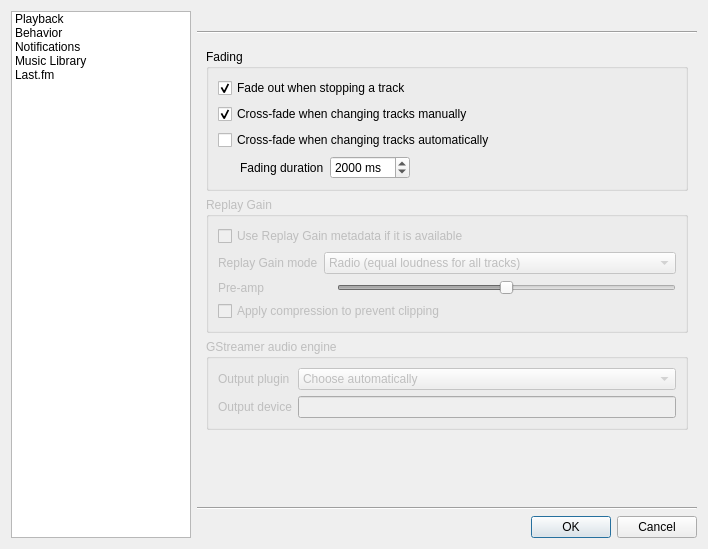
<?xml version="1.0" encoding="UTF-8"?>
<ui version="4.0">
 <class>SettingsDialog</class>
 <widget class="QDialog" name="SettingsDialog">
  <property name="geometry">
   <rect>
    <x>0</x>
    <y>0</y>
    <width>708</width>
    <height>549</height>
   </rect>
  </property>
  <property name="windowTitle">
   <string>Settings</string>
  </property>
  <layout class="QHBoxLayout" name="horizontalLayout_2">
   <item>
    <widget class="QListWidget" name="list">
     <property name="maximumSize">
      <size>
       <width>180</width>
       <height>16777215</height>
      </size>
     </property>
     <property name="iconSize">
      <size>
       <width>32</width>
       <height>32</height>
      </size>
     </property>
     <property name="movement">
      <enum>QListView::Static</enum>
     </property>
     <property name="spacing">
      <number>2</number>
     </property>
     <property name="viewMode">
      <enum>QListView::ListMode</enum>
     </property>
     <property name="uniformItemSizes">
      <bool>true</bool>
     </property>
     <property name="wordWrap">
      <bool>true</bool>
     </property>
     <property name="selectionRectVisible">
      <bool>true</bool>
     </property>
     <item>
      <property name="text">
       <string>Playback</string>
      </property>
     </item>
     <item>
      <property name="text">
       <string>Behavior</string>
      </property>
      <property name="icon">
       <iconset resource="../../data/data.qrc">
        <normaloff>:/icon.png</normaloff>:/icon.png</iconset>
      </property>
     </item>
     <item>
      <property name="text">
       <string>Notifications</string>
      </property>
     </item>
     <item>
      <property name="text">
       <string>Music Library</string>
      </property>
     </item>
     <item>
      <property name="text">
       <string>Last.fm</string>
      </property>
      <property name="icon">
       <iconset resource="../../data/data.qrc">
        <normaloff>:/last.fm/as.png</normaloff>:/last.fm/as.png</iconset>
      </property>
     </item>
    </widget>
   </item>
   <item>
    <layout class="QVBoxLayout" name="verticalLayout_3">
     <item>
      <widget class="QLabel" name="title"/>
     </item>
     <item>
      <widget class="Line" name="line_2">
       <property name="orientation">
        <enum>Qt::Horizontal</enum>
       </property>
      </widget>
     </item>
     <item>
      <widget class="QStackedWidget" name="stacked_widget">
       <property name="currentIndex">
        <number>0</number>
       </property>
       <widget class="QWidget" name="playback_page">
        <layout class="QVBoxLayout" name="verticalLayout_10">
         <item>
          <widget class="QGroupBox" name="groupBox">
           <property name="title">
            <string>Fading</string>
           </property>
           <layout class="QVBoxLayout" name="verticalLayout">
            <item>
             <widget class="QCheckBox" name="fading_out">
              <property name="text">
               <string>Fade out when stopping a track</string>
              </property>
              <property name="checked">
               <bool>true</bool>
              </property>
             </widget>
            </item>
            <item>
             <widget class="QCheckBox" name="fading_cross">
              <property name="text">
               <string>Cross-fade when changing tracks manually</string>
              </property>
              <property name="checked">
               <bool>true</bool>
              </property>
             </widget>
            </item>
            <item>
             <widget class="QCheckBox" name="fading_auto">
              <property name="text">
               <string>Cross-fade when changing tracks automatically</string>
              </property>
             </widget>
            </item>
            <item>
             <widget class="QWidget" name="fading_options" native="true">
              <layout class="QHBoxLayout" name="horizontalLayout">
               <property name="margin">
                <number>0</number>
               </property>
               <item>
                <widget class="QLabel" name="label">
                 <property name="text">
                  <string>Fading duration</string>
                 </property>
                 <property name="indent">
                  <number>22</number>
                 </property>
                </widget>
               </item>
               <item>
                <widget class="QSpinBox" name="fading_duration">
                 <property name="suffix">
                  <string> ms</string>
                 </property>
                 <property name="maximum">
                  <number>10000</number>
                 </property>
                 <property name="singleStep">
                  <number>1000</number>
                 </property>
                 <property name="value">
                  <number>2000</number>
                 </property>
                </widget>
               </item>
               <item>
                <spacer name="horizontalSpacer">
                 <property name="orientation">
                  <enum>Qt::Horizontal</enum>
                 </property>
                 <property name="sizeHint" stdset="0">
                  <size>
                   <width>257</width>
                   <height>20</height>
                  </size>
                 </property>
                </spacer>
               </item>
              </layout>
             </widget>
            </item>
           </layout>
          </widget>
         </item>
         <item>
          <widget class="QGroupBox" name="replaygain_group">
           <property name="enabled">
            <bool>false</bool>
           </property>
           <property name="title">
            <string>Replay Gain</string>
           </property>
           <layout class="QVBoxLayout" name="verticalLayout_2">
            <item>
             <widget class="QCheckBox" name="replaygain">
              <property name="text">
               <string>Use Replay Gain metadata if it is available</string>
              </property>
             </widget>
            </item>
            <item>
             <widget class="QWidget" name="widget" native="true">
              <property name="enabled">
               <bool>false</bool>
              </property>
              <layout class="QFormLayout" name="formLayout_4">
               <property name="margin">
                <number>0</number>
               </property>
               <item row="0" column="0">
                <widget class="QLabel" name="label_8">
                 <property name="text">
                  <string>Replay Gain mode</string>
                 </property>
                </widget>
               </item>
               <item row="0" column="1">
                <widget class="QComboBox" name="replaygain_mode">
                 <item>
                  <property name="text">
                   <string>Radio (equal loudness for all tracks)</string>
                  </property>
                 </item>
                 <item>
                  <property name="text">
                   <string>Album (ideal loudness for all tracks)</string>
                  </property>
                 </item>
                </widget>
               </item>
               <item row="1" column="0">
                <widget class="QLabel" name="label_9">
                 <property name="text">
                  <string>Pre-amp</string>
                 </property>
                </widget>
               </item>
               <item row="1" column="1">
                <layout class="QHBoxLayout" name="horizontalLayout_4">
                 <item>
                  <widget class="QLabel" name="replaygain_preamp_label"/>
                 </item>
                 <item>
                  <widget class="StickySlider" name="replaygain_preamp">
                   <property name="maximum">
                    <number>300</number>
                   </property>
                   <property name="value">
                    <number>150</number>
                   </property>
                   <property name="orientation">
                    <enum>Qt::Horizontal</enum>
                   </property>
                   <property name="sticky_center" stdset="0">
                    <number>150</number>
                   </property>
                  </widget>
                 </item>
                </layout>
               </item>
               <item row="2" column="0" colspan="2">
                <widget class="QCheckBox" name="replaygain_compression">
                 <property name="text">
                  <string>Apply compression to prevent clipping</string>
                 </property>
                </widget>
               </item>
              </layout>
             </widget>
            </item>
           </layout>
          </widget>
         </item>
         <item>
          <widget class="QGroupBox" name="gst_group">
           <property name="enabled">
            <bool>false</bool>
           </property>
           <property name="title">
            <string>GStreamer audio engine</string>
           </property>
           <layout class="QFormLayout" name="formLayout_3">
            <item row="0" column="0">
             <widget class="QLabel" name="label_7">
              <property name="text">
               <string>Output plugin</string>
              </property>
             </widget>
            </item>
            <item row="0" column="1">
             <widget class="QComboBox" name="gst_plugin">
              <item>
               <property name="text">
                <string>Choose automatically</string>
               </property>
              </item>
             </widget>
            </item>
            <item row="1" column="1">
             <widget class="LineEdit" name="gst_device">
              <property name="enabled">
               <bool>false</bool>
              </property>
              <property name="hint" stdset="0">
               <string>Leave blank for the default.  Examples: &quot;/dev/dsp&quot;, &quot;front&quot;, etc.</string>
              </property>
             </widget>
            </item>
            <item row="1" column="0">
             <widget class="QLabel" name="gst_device_label">
              <property name="enabled">
               <bool>false</bool>
              </property>
              <property name="text">
               <string>Output device</string>
              </property>
             </widget>
            </item>
           </layout>
          </widget>
         </item>
         <item>
          <spacer name="verticalSpacer">
           <property name="orientation">
            <enum>Qt::Vertical</enum>
           </property>
           <property name="sizeHint" stdset="0">
            <size>
             <width>20</width>
             <height>40</height>
            </size>
           </property>
          </spacer>
         </item>
        </layout>
       </widget>
       <widget class="QWidget" name="page">
        <layout class="QVBoxLayout" name="verticalLayout_9">
         <property name="margin">
          <number>0</number>
         </property>
         <item>
          <widget class="QCheckBox" name="b_show_tray_icon_">
           <property name="text">
            <string>Show tray icon</string>
           </property>
           <property name="checked">
            <bool>true</bool>
           </property>
          </widget>
         </item>
         <item>
          <widget class="QGroupBox" name="groupBox_2">
           <property name="title">
            <string>When Clementine starts</string>
           </property>
           <layout class="QVBoxLayout" name="verticalLayout_8">
            <item>
             <widget class="QRadioButton" name="b_always_show_">
              <property name="text">
               <string>Always show the main window</string>
              </property>
             </widget>
            </item>
            <item>
             <widget class="QRadioButton" name="b_always_hide_">
              <property name="text">
               <string>Always hide the main window</string>
              </property>
             </widget>
            </item>
            <item>
             <widget class="QRadioButton" name="b_remember_">
              <property name="text">
               <string>Remember from last time</string>
              </property>
              <property name="checked">
               <bool>true</bool>
              </property>
             </widget>
            </item>
           </layout>
          </widget>
         </item>
         <item>
          <spacer name="verticalSpacer_2">
           <property name="orientation">
            <enum>Qt::Vertical</enum>
           </property>
           <property name="sizeHint" stdset="0">
            <size>
             <width>20</width>
             <height>290</height>
            </size>
           </property>
          </spacer>
         </item>
        </layout>
       </widget>
       <widget class="QWidget" name="notifications_page">
        <layout class="QVBoxLayout" name="verticalLayout_4">
         <property name="margin">
          <number>0</number>
         </property>
         <item>
          <widget class="QLabel" name="label_2">
           <property name="text">
            <string>Clementine can show a message when the track changes.</string>
           </property>
          </widget>
         </item>
         <item>
          <widget class="QGroupBox" name="groupBox_4">
           <property name="title">
            <string>Notification type</string>
           </property>
           <layout class="QVBoxLayout" name="verticalLayout_7">
            <item>
             <widget class="QRadioButton" name="notifications_none">
              <property name="text">
               <string>Disabled</string>
              </property>
             </widget>
            </item>
            <item>
             <widget class="QRadioButton" name="notifications_native">
              <property name="text">
               <string>Show a native desktop notification</string>
              </property>
             </widget>
            </item>
            <item>
             <widget class="QRadioButton" name="notifications_pretty">
              <property name="text">
               <string>Show a pretty OSD</string>
              </property>
             </widget>
            </item>
            <item>
             <widget class="QRadioButton" name="notifications_tray">
              <property name="text">
               <string>Show a popup from the system tray</string>
              </property>
             </widget>
            </item>
           </layout>
          </widget>
         </item>
         <item>
          <widget class="QGroupBox" name="notifications_general">
           <property name="title">
            <string>General settings</string>
           </property>
           <layout class="QVBoxLayout" name="verticalLayout_6">
            <item>
             <widget class="QWidget" name="notifications_options" native="true">
              <layout class="QFormLayout" name="formLayout">
               <property name="margin">
                <number>0</number>
               </property>
               <item row="0" column="0">
                <widget class="QLabel" name="label_3">
                 <property name="text">
                  <string>Popup duration</string>
                 </property>
                </widget>
               </item>
               <item row="0" column="1">
                <widget class="QSpinBox" name="notifications_duration">
                 <property name="suffix">
                  <string> seconds</string>
                 </property>
                 <property name="minimum">
                  <number>1</number>
                 </property>
                 <property name="maximum">
                  <number>20</number>
                 </property>
                 <property name="value">
                  <number>5</number>
                 </property>
                </widget>
               </item>
              </layout>
             </widget>
            </item>
            <item>
             <widget class="QCheckBox" name="notifications_volume">
              <property name="text">
               <string>Show a notification when I change the volume</string>
              </property>
             </widget>
            </item>
            <item>
             <widget class="QCheckBox" name="notifications_art">
              <property name="text">
               <string>Include album art in the notification</string>
              </property>
             </widget>
            </item>
           </layout>
          </widget>
         </item>
         <item>
          <widget class="QGroupBox" name="notifications_pretty_group">
           <property name="title">
            <string>Pretty OSD options</string>
           </property>
           <layout class="QFormLayout" name="formLayout_2">
            <item row="0" column="0">
             <widget class="QLabel" name="label_4">
              <property name="text">
               <string>Background opacity</string>
              </property>
             </widget>
            </item>
            <item row="0" column="1">
             <widget class="QSlider" name="notifications_opacity">
              <property name="orientation">
               <enum>Qt::Horizontal</enum>
              </property>
             </widget>
            </item>
            <item row="1" column="0">
             <widget class="QLabel" name="label_5">
              <property name="text">
               <string>Background color</string>
              </property>
             </widget>
            </item>
            <item row="1" column="1">
             <widget class="QComboBox" name="notifications_bg_preset">
              <item>
               <property name="text">
                <string>Basic Blue</string>
               </property>
              </item>
              <item>
               <property name="text">
                <string>Clementine Orange</string>
               </property>
              </item>
              <item>
               <property name="text">
                <string>Custom...</string>
               </property>
              </item>
             </widget>
            </item>
            <item row="2" column="0">
             <widget class="QLabel" name="label_6">
              <property name="text">
               <string>Text color</string>
              </property>
             </widget>
            </item>
            <item row="2" column="1">
             <widget class="QPushButton" name="notifications_fg_choose">
              <property name="text">
               <string>Choose color...</string>
              </property>
             </widget>
            </item>
           </layout>
          </widget>
         </item>
         <item>
          <spacer name="verticalSpacer_3">
           <property name="orientation">
            <enum>Qt::Vertical</enum>
           </property>
           <property name="sizeHint" stdset="0">
            <size>
             <width>20</width>
             <height>286</height>
            </size>
           </property>
          </spacer>
         </item>
        </layout>
       </widget>
       <widget class="QWidget" name="library_page">
        <layout class="QHBoxLayout" name="horizontalLayout_3">
         <property name="margin">
          <number>0</number>
         </property>
         <item>
          <widget class="LibraryConfig" name="library_config" native="true"/>
         </item>
        </layout>
       </widget>
       <widget class="QWidget" name="lastfm_page">
        <layout class="QVBoxLayout" name="verticalLayout_5">
         <property name="margin">
          <number>0</number>
         </property>
         <item>
          <widget class="LastFMConfig" name="lastfm" native="true"/>
         </item>
        </layout>
       </widget>
      </widget>
     </item>
     <item>
      <widget class="Line" name="line">
       <property name="orientation">
        <enum>Qt::Horizontal</enum>
       </property>
      </widget>
     </item>
     <item>
      <widget class="QDialogButtonBox" name="buttonBox">
       <property name="standardButtons">
        <set>QDialogButtonBox::Cancel|QDialogButtonBox::Ok</set>
       </property>
      </widget>
     </item>
    </layout>
   </item>
  </layout>
 </widget>
 <customwidgets>
  <customwidget>
   <class>LineEdit</class>
   <extends>QLineEdit</extends>
   <header>widgets/lineedit.h</header>
  </customwidget>
  <customwidget>
   <class>LastFMConfig</class>
   <extends>QWidget</extends>
   <header>radio/lastfmconfig.h</header>
   <container>1</container>
  </customwidget>
  <customwidget>
   <class>LibraryConfig</class>
   <extends>QWidget</extends>
   <header>library/libraryconfig.h</header>
   <container>1</container>
  </customwidget>
  <customwidget>
   <class>StickySlider</class>
   <extends>QSlider</extends>
   <header>widgets/stickyslider.h</header>
  </customwidget>
 </customwidgets>
 <tabstops>
  <tabstop>list</tabstop>
  <tabstop>fading_out</tabstop>
  <tabstop>fading_cross</tabstop>
  <tabstop>fading_auto</tabstop>
  <tabstop>fading_duration</tabstop>
  <tabstop>replaygain</tabstop>
  <tabstop>replaygain_mode</tabstop>
  <tabstop>replaygain_preamp</tabstop>
  <tabstop>replaygain_compression</tabstop>
  <tabstop>gst_plugin</tabstop>
  <tabstop>gst_device</tabstop>
  <tabstop>buttonBox</tabstop>
  <tabstop>notifications_pretty</tabstop>
  <tabstop>notifications_tray</tabstop>
  <tabstop>notifications_duration</tabstop>
  <tabstop>notifications_volume</tabstop>
  <tabstop>notifications_art</tabstop>
  <tabstop>notifications_opacity</tabstop>
  <tabstop>notifications_bg_preset</tabstop>
  <tabstop>notifications_fg_choose</tabstop>
  <tabstop>notifications_native</tabstop>
  <tabstop>b_remember_</tabstop>
  <tabstop>notifications_none</tabstop>
  <tabstop>b_show_tray_icon_</tabstop>
  <tabstop>b_always_hide_</tabstop>
  <tabstop>b_always_show_</tabstop>
 </tabstops>
 <resources>
  <include location="../../data/data.qrc"/>
 </resources>
 <connections>
  <connection>
   <sender>list</sender>
   <signal>currentRowChanged(int)</signal>
   <receiver>stacked_widget</receiver>
   <slot>setCurrentIndex(int)</slot>
   <hints>
    <hint type="sourcelabel">
     <x>82</x>
     <y>72</y>
    </hint>
    <hint type="destinationlabel">
     <x>307</x>
     <y>96</y>
    </hint>
   </hints>
  </connection>
  <connection>
   <sender>buttonBox</sender>
   <signal>accepted()</signal>
   <receiver>SettingsDialog</receiver>
   <slot>accept()</slot>
   <hints>
    <hint type="sourcelabel">
     <x>518</x>
     <y>524</y>
    </hint>
    <hint type="destinationlabel">
     <x>521</x>
     <y>545</y>
    </hint>
   </hints>
  </connection>
  <connection>
   <sender>buttonBox</sender>
   <signal>rejected()</signal>
   <receiver>SettingsDialog</receiver>
   <slot>reject()</slot>
   <hints>
    <hint type="sourcelabel">
     <x>324</x>
     <y>521</y>
    </hint>
    <hint type="destinationlabel">
     <x>322</x>
     <y>549</y>
    </hint>
   </hints>
  </connection>
  <connection>
   <sender>replaygain</sender>
   <signal>toggled(bool)</signal>
   <receiver>widget</receiver>
   <slot>setEnabled(bool)</slot>
   <hints>
    <hint type="sourcelabel">
     <x>274</x>
     <y>237</y>
    </hint>
    <hint type="destinationlabel">
     <x>257</x>
     <y>283</y>
    </hint>
   </hints>
  </connection>
 </connections>
</ui>
